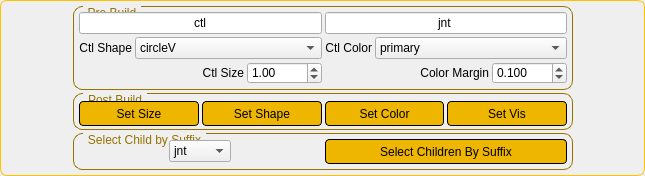
     <widget class="QGroupBox" name="groupBox">
      <property name="maximumSize">
       <size>
        <width>16777215</width>
        <height>220</height>
       </size>
      </property>
      <property name="styleSheet">
       <string notr="true">QGroupBox {
    border: 1px solid gray;
    border-radius: 7px;
    margin-top: 0.5em;
border-color:  rgb(255, 194, 0);
}

QGroupBox::title {
    subcontrol-origin: margin;
    left: 10px;
    padding: -5 3px 0 3px;
	color:  rgb(255, 194, 0);
}</string>
      </property>
      <property name="title">
       <string/>
      </property>
      <layout class="QGridLayout" name="gridLayout_56">
       <property name="leftMargin">
        <number>5</number>
       </property>
       <property name="topMargin">
        <number>5</number>
       </property>
       <property name="rightMargin">
        <number>5</number>
       </property>
       <property name="bottomMargin">
        <number>5</number>
       </property>
       <property name="spacing">
        <number>3</number>
       </property>
       <item row="0" column="2">
        <spacer name="horizontalSpacer_2">
         <property name="orientation">
          <enum>Qt::Horizontal</enum>
         </property>
         <property name="sizeHint" stdset="0">
          <size>
           <width>66</width>
           <height>20</height>
          </size>
         </property>
        </spacer>
       </item>
       <item row="0" column="1">
        <layout class="QGridLayout" name="gridLayout_9">
         <property name="spacing">
          <number>3</number>
         </property>
         <item row="0" column="0">
          <widget class="QGroupBox" name="groupBox_17">
           <property name="minimumSize">
            <size>
             <width>500</width>
             <height>0</height>
            </size>
           </property>
           <property name="styleSheet">
            <string notr="true">QGroupBox {
    border: 1px solid gray;
    border-radius: 9px;
    margin-top: 0.5em;
border-color:  rgb(150, 114, 0);
}

QGroupBox::title {
    subcontrol-origin: margin;
    left: 10px;
    padding: 0 3px 0 3px;
	color:  rgb(150, 114, 0);
}</string>
           </property>
           <property name="title">
            <string>Pre Build</string>
           </property>
           <layout class="QGridLayout" name="gridLayout_7">
            <property name="leftMargin">
             <number>5</number>
            </property>
            <property name="topMargin">
             <number>5</number>
            </property>
            <property name="rightMargin">
             <number>5</number>
            </property>
            <property name="bottomMargin">
             <number>5</number>
            </property>
            <property name="spacing">
             <number>3</number>
            </property>
            <item row="0" column="0">
             <layout class="QGridLayout" name="gridLayout_6">
              <property name="spacing">
               <number>3</number>
              </property>
              <item row="0" column="0">
               <widget class="QLineEdit" name="lne_globCtlSuffix">
                <property name="minimumSize">
                 <size>
                  <width>0</width>
                  <height>0</height>
                 </size>
                </property>
                <property name="text">
                 <string>ctl</string>
                </property>
                <property name="alignment">
                 <set>Qt::AlignCenter</set>
                </property>
                <property name="placeholderText">
                 <string>Ctl Suffix (optional)</string>
                </property>
               </widget>
              </item>
              <item row="0" column="1">
               <widget class="QLineEdit" name="lne_globJntSuffix">
                <property name="minimumSize">
                 <size>
                  <width>0</width>
                  <height>0</height>
                 </size>
                </property>
                <property name="text">
                 <string>jnt</string>
                </property>
                <property name="alignment">
                 <set>Qt::AlignCenter</set>
                </property>
                <property name="placeholderText">
                 <string>Joint Suffix (optional)</string>
                </property>
               </widget>
              </item>
              <item row="1" column="0">
               <layout class="QGridLayout" name="gridLayout_2">
                <property name="spacing">
                 <number>3</number>
                </property>
                <item row="0" column="0">
                 <widget class="QLabel" name="lbl_globCtlShape">
                  <property name="text">
                   <string>Ctl Shape</string>
                  </property>
                  <property name="alignment">
                   <set>Qt::AlignRight|Qt::AlignTrailing|Qt::AlignVCenter</set>
                  </property>
                 </widget>
                </item>
                <item row="0" column="1">
                 <widget class="QComboBox" name="cbo_globCtlShape">
                  <property name="sizePolicy">
                   <sizepolicy hsizetype="Expanding" vsizetype="Fixed">
                    <horstretch>0</horstretch>
                    <verstretch>0</verstretch>
                   </sizepolicy>
                  </property>
                  <property name="minimumSize">
                   <size>
                    <width>0</width>
                    <height>0</height>
                   </size>
                  </property>
                  <property name="maximumSize">
                   <size>
                    <width>16777215</width>
                    <height>16777215</height>
                   </size>
                  </property>
                  <property name="currentIndex">
                   <number>10</number>
                  </property>
                  <property name="maxVisibleItems">
                   <number>50</number>
                  </property>
                  <item>
                   <property name="text">
                    <string>sphere</string>
                   </property>
                  </item>
                  <item>
                   <property name="text">
                    <string>arrow</string>
                   </property>
                  </item>
                  <item>
                   <property name="text">
                    <string>arrowCurved</string>
                   </property>
                  </item>
                  <item>
                   <property name="text">
                    <string>arrowDouble</string>
                   </property>
                  </item>
                  <item>
                   <property name="text">
                    <string>arrowDoubleCurved</string>
                   </property>
                  </item>
                  <item>
                   <property name="text">
                    <string>arrowFour</string>
                   </property>
                  </item>
                  <item>
                   <property name="text">
                    <string>arrowFourCurved</string>
                   </property>
                  </item>
                  <item>
                   <property name="text">
                    <string>arrowStrike</string>
                   </property>
                  </item>
                  <item>
                   <property name="text">
                    <string>circle</string>
                   </property>
                  </item>
                  <item>
                   <property name="text">
                    <string>circleH</string>
                   </property>
                  </item>
                  <item>
                   <property name="text">
                    <string>circleV</string>
                   </property>
                  </item>
                  <item>
                   <property name="text">
                    <string>circularArrow</string>
                   </property>
                  </item>
                  <item>
                   <property name="text">
                    <string>chevron</string>
                   </property>
                  </item>
                  <item>
                   <property name="text">
                    <string>cross</string>
                   </property>
                  </item>
                  <item>
                   <property name="text">
                    <string>crossX</string>
                   </property>
                  </item>
                  <item>
                   <property name="text">
                    <string>cube</string>
                   </property>
                  </item>
                  <item>
                   <property name="text">
                    <string>diamond</string>
                   </property>
                  </item>
                  <item>
                   <property name="text">
                    <string>star</string>
                   </property>
                  </item>
                  <item>
                   <property name="text">
                    <string>star_8</string>
                   </property>
                  </item>
                  <item>
                   <property name="text">
                    <string>fourArrowCircle</string>
                   </property>
                  </item>
                  <item>
                   <property name="text">
                    <string>googleSign</string>
                   </property>
                  </item>
                  <item>
                   <property name="text">
                    <string>googleSignSharp</string>
                   </property>
                  </item>
                  <item>
                   <property name="text">
                    <string>joint</string>
                   </property>
                  </item>
                  <item>
                   <property name="text">
                    <string>locator</string>
                   </property>
                  </item>
                  <item>
                   <property name="text">
                    <string>locatorVolume</string>
                   </property>
                  </item>
                  <item>
                   <property name="text">
                    <string>lollipopCircle</string>
                   </property>
                  </item>
                  <item>
                   <property name="text">
                    <string>lollipopDouble</string>
                   </property>
                  </item>
                  <item>
                   <property name="text">
                    <string>lollipopFour</string>
                   </property>
                  </item>
                  <item>
                   <property name="text">
                    <string>lollipopSquare</string>
                   </property>
                  </item>
                  <item>
                   <property name="text">
                    <string>square</string>
                   </property>
                  </item>
                  <item>
                   <property name="text">
                    <string>triangle</string>
                   </property>
                  </item>
                 </widget>
                </item>
               </layout>
              </item>
              <item row="1" column="1">
               <layout class="QGridLayout" name="gridLayout_4">
                <property name="spacing">
                 <number>3</number>
                </property>
                <item row="0" column="0">
                 <widget class="QLabel" name="lbl_globCtlColor">
                  <property name="maximumSize">
                   <size>
                    <width>16777215</width>
                    <height>16777215</height>
                   </size>
                  </property>
                  <property name="text">
                   <string>Ctl Color</string>
                  </property>
                  <property name="alignment">
                   <set>Qt::AlignRight|Qt::AlignTrailing|Qt::AlignVCenter</set>
                  </property>
                 </widget>
                </item>
                <item row="0" column="1">
                 <widget class="QComboBox" name="cbo_globCtlColor">
                  <property name="sizePolicy">
                   <sizepolicy hsizetype="Expanding" vsizetype="Fixed">
                    <horstretch>0</horstretch>
                    <verstretch>0</verstretch>
                   </sizepolicy>
                  </property>
                  <property name="minimumSize">
                   <size>
                    <width>0</width>
                    <height>0</height>
                   </size>
                  </property>
                  <property name="maximumSize">
                   <size>
                    <width>16777215</width>
                    <height>16777215</height>
                   </size>
                  </property>
                  <property name="currentIndex">
                   <number>0</number>
                  </property>
                  <property name="maxVisibleItems">
                   <number>50</number>
                  </property>
                  <item>
                   <property name="text">
                    <string>primary</string>
                   </property>
                  </item>
                  <item>
                   <property name="text">
                    <string>secondary</string>
                   </property>
                  </item>
                  <item>
                   <property name="text">
                    <string>tertiary</string>
                   </property>
                  </item>
                  <item>
                   <property name="text">
                    <string>blue</string>
                   </property>
                  </item>
                  <item>
                   <property name="text">
                    <string>darkBlue</string>
                   </property>
                  </item>
                  <item>
                   <property name="text">
                    <string>lightBlue</string>
                   </property>
                  </item>
                  <item>
                   <property name="text">
                    <string>softBlue</string>
                   </property>
                  </item>
                  <item>
                   <property name="text">
                    <string>pastelBlue</string>
                   </property>
                  </item>
                  <item>
                   <property name="text">
                    <string>red</string>
                   </property>
                  </item>
                  <item>
                   <property name="text">
                    <string>darkRed</string>
                   </property>
                  </item>
                  <item>
                   <property name="text">
                    <string>lightRed</string>
                   </property>
                  </item>
                  <item>
                   <property name="text">
                    <string>pastelRed</string>
                   </property>
                  </item>
                  <item>
                   <property name="text">
                    <string>green</string>
                   </property>
                  </item>
                  <item>
                   <property name="text">
                    <string>darkGreen</string>
                   </property>
                  </item>
                  <item>
                   <property name="text">
                    <string>lightGreen</string>
                   </property>
                  </item>
                  <item>
                   <property name="text">
                    <string>blueGreen</string>
                   </property>
                  </item>
                  <item>
                   <property name="text">
                    <string>turquoise</string>
                   </property>
                  </item>
                  <item>
                   <property name="text">
                    <string>yellow</string>
                   </property>
                  </item>
                  <item>
                   <property name="text">
                    <string>yellowGreen</string>
                   </property>
                  </item>
                  <item>
                   <property name="text">
                    <string>lightYellow</string>
                   </property>
                  </item>
                  <item>
                   <property name="text">
                    <string>pastelYellow</string>
                   </property>
                  </item>
                  <item>
                   <property name="text">
                    <string>pink</string>
                   </property>
                  </item>
                  <item>
                   <property name="text">
                    <string>darkPink</string>
                   </property>
                  </item>
                  <item>
                   <property name="text">
                    <string>greyPink</string>
                   </property>
                  </item>
                  <item>
                   <property name="text">
                    <string>brown</string>
                   </property>
                  </item>
                  <item>
                   <property name="text">
                    <string>darkBrown</string>
                   </property>
                  </item>
                  <item>
                   <property name="text">
                    <string>lightBrown</string>
                   </property>
                  </item>
                  <item>
                   <property name="text">
                    <string>redBrown</string>
                   </property>
                  </item>
                  <item>
                   <property name="text">
                    <string>pastelBrown</string>
                   </property>
                  </item>
                  <item>
                   <property name="text">
                    <string>white</string>
                   </property>
                  </item>
                  <item>
                   <property name="text">
                    <string>black</string>
                   </property>
                  </item>
                  <item>
                   <property name="text">
                    <string>darkGrey</string>
                   </property>
                  </item>
                  <item>
                   <property name="text">
                    <string>lightGrey</string>
                   </property>
                  </item>
                 </widget>
                </item>
               </layout>
              </item>
              <item row="2" column="0">
               <layout class="QGridLayout" name="gridLayout_5">
                <property name="spacing">
                 <number>3</number>
                </property>
                <item row="0" column="0">
                 <widget class="QLabel" name="lbl_globCtlSize">
                  <property name="text">
                   <string>Ctl Size</string>
                  </property>
                  <property name="alignment">
                   <set>Qt::AlignRight|Qt::AlignTrailing|Qt::AlignVCenter</set>
                  </property>
                 </widget>
                </item>
                <item row="0" column="1">
                 <widget class="QDoubleSpinBox" name="spn_globCtlSize">
                  <property name="sizePolicy">
                   <sizepolicy hsizetype="Expanding" vsizetype="Fixed">
                    <horstretch>0</horstretch>
                    <verstretch>0</verstretch>
                   </sizepolicy>
                  </property>
                  <property name="minimumSize">
                   <size>
                    <width>0</width>
                    <height>0</height>
                   </size>
                  </property>
                  <property name="maximumSize">
                   <size>
                    <width>75</width>
                    <height>16777215</height>
                   </size>
                  </property>
                  <property name="decimals">
                   <number>2</number>
                  </property>
                  <property name="maximum">
                   <double>1000.000000000000000</double>
                  </property>
                  <property name="singleStep">
                   <double>0.100000000000000</double>
                  </property>
                  <property name="value">
                   <double>1.000000000000000</double>
                  </property>
                 </widget>
                </item>
               </layout>
              </item>
              <item row="2" column="1">
               <layout class="QGridLayout" name="gridLayout">
                <property name="spacing">
                 <number>3</number>
                </property>
                <item row="0" column="0">
                 <widget class="QLabel" name="lbl_globAutoColorMargin">
                  <property name="text">
                   <string>Color Margin</string>
                  </property>
                  <property name="alignment">
                   <set>Qt::AlignRight|Qt::AlignTrailing|Qt::AlignVCenter</set>
                  </property>
                 </widget>
                </item>
                <item row="0" column="1">
                 <widget class="QDoubleSpinBox" name="spn_globAutoColorMargin">
                  <property name="maximumSize">
                   <size>
                    <width>75</width>
                    <height>16777215</height>
                   </size>
                  </property>
                  <property name="toolTip">
                   <string>Distance +/- along global X</string>
                  </property>
                  <property name="decimals">
                   <number>3</number>
                  </property>
                  <property name="value">
                   <double>0.100000000000000</double>
                  </property>
                 </widget>
                </item>
               </layout>
              </item>
             </layout>
            </item>
           </layout>
          </widget>
         </item>
         <item row="1" column="0">
          <widget class="QGroupBox" name="groupBox_31">
           <property name="enabled">
            <bool>true</bool>
           </property>
           <property name="sizePolicy">
            <sizepolicy hsizetype="Preferred" vsizetype="Expanding">
             <horstretch>0</horstretch>
             <verstretch>0</verstretch>
            </sizepolicy>
           </property>
           <property name="minimumSize">
            <size>
             <width>120</width>
             <height>0</height>
            </size>
           </property>
           <property name="maximumSize">
            <size>
             <width>16777215</width>
             <height>50</height>
            </size>
           </property>
           <property name="styleSheet">
            <string notr="true">QGroupBox {
    border: 1px solid gray;
    border-radius: 9px;
    margin-top: 0.5em;
border-color:  rgb(150, 114, 0);
}

QGroupBox::title {
    subcontrol-origin: margin;
    left: 10px;
    padding: 0 3px 0 3px;
	color:  rgb(150, 114, 0);
}</string>
           </property>
           <property name="title">
            <string>Post Build</string>
           </property>
           <layout class="QGridLayout" name="gridLayout_8">
            <property name="leftMargin">
             <number>5</number>
            </property>
            <property name="topMargin">
             <number>5</number>
            </property>
            <property name="rightMargin">
             <number>5</number>
            </property>
            <property name="bottomMargin">
             <number>5</number>
            </property>
            <property name="spacing">
             <number>3</number>
            </property>
            <item row="0" column="0">
             <layout class="QGridLayout" name="gridLayout_3">
              <property name="spacing">
               <number>3</number>
              </property>
              <item row="0" column="2">
               <widget class="QPushButton" name="btn_setCtlColor">
                <property name="minimumSize">
                 <size>
                  <width>0</width>
                  <height>25</height>
                 </size>
                </property>
                <property name="maximumSize">
                 <size>
                  <width>16777215</width>
                  <height>20</height>
                 </size>
                </property>
                <property name="toolTip">
                 <string>Set selected ctrl(s) color from Global setting</string>
                </property>
                <property name="styleSheet">
                 <string notr="true">QPushButton{
border-style: solid;
border-color: black;
border-width: 1px;
border-radius: 4px;
background-color: rgb(239, 182, 0);
color: rgb(0, 0, 0);
}
QPushButton:hover {   
border-style: solid;
border-color: black;
border-width: 1px;
border-radius: 4px;
background-color: rgb(255, 195, 0);
color: rgb(0, 0, 0);
}</string>
                </property>
                <property name="text">
                 <string>Set Color</string>
                </property>
               </widget>
              </item>
              <item row="0" column="0">
               <widget class="QPushButton" name="btn_setCtlSize">
                <property name="minimumSize">
                 <size>
                  <width>0</width>
                  <height>25</height>
                 </size>
                </property>
                <property name="maximumSize">
                 <size>
                  <width>16777215</width>
                  <height>20</height>
                 </size>
                </property>
                <property name="toolTip">
                 <string>Set selected ctrl(s) size from Global setting</string>
                </property>
                <property name="styleSheet">
                 <string notr="true">QPushButton{
border-style: solid;
border-color: black;
border-width: 1px;
border-radius: 4px;
background-color: rgb(239, 182, 0);
color: rgb(0, 0, 0);
}
QPushButton:hover {   
border-style: solid;
border-color: black;
border-width: 1px;
border-radius: 4px;
background-color: rgb(255, 195, 0);
color: rgb(0, 0, 0);
}</string>
                </property>
                <property name="text">
                 <string>Set Size</string>
                </property>
               </widget>
              </item>
              <item row="0" column="1">
               <widget class="QPushButton" name="btn_setCtlShape">
                <property name="minimumSize">
                 <size>
                  <width>0</width>
                  <height>25</height>
                 </size>
                </property>
                <property name="maximumSize">
                 <size>
                  <width>16777215</width>
                  <height>20</height>
                 </size>
                </property>
                <property name="toolTip">
                 <string>Set selected ctrl(s) shape from Global setting</string>
                </property>
                <property name="styleSheet">
                 <string notr="true">QPushButton{
border-style: solid;
border-color: black;
border-width: 1px;
border-radius: 4px;
background-color: rgb(239, 182, 0);
color: rgb(0, 0, 0);
}
QPushButton:hover {   
border-style: solid;
border-color: black;
border-width: 1px;
border-radius: 4px;
background-color: rgb(255, 195, 0);
color: rgb(0, 0, 0);
}</string>
                </property>
                <property name="text">
                 <string>Set Shape</string>
                </property>
               </widget>
              </item>
              <item row="0" column="3">
               <widget class="QPushButton" name="btn_setCtlVis">
                <property name="minimumSize">
                 <size>
                  <width>0</width>
                  <height>25</height>
                 </size>
                </property>
                <property name="maximumSize">
                 <size>
                  <width>16777215</width>
                  <height>20</height>
                 </size>
                </property>
                <property name="toolTip">
                 <string>Set ctrl(s) visibility to Head UI Host attrs</string>
                </property>
                <property name="styleSheet">
                 <string notr="true">QPushButton{
border-style: solid;
border-color: black;
border-width: 1px;
border-radius: 4px;
background-color: rgb(239, 182, 0);
color: rgb(0, 0, 0);
}
QPushButton:hover {   
border-style: solid;
border-color: black;
border-width: 1px;
border-radius: 4px;
background-color: rgb(255, 195, 0);
color: rgb(0, 0, 0);
}</string>
                </property>
                <property name="text">
                 <string>Set Vis</string>
                </property>
               </widget>
              </item>
             </layout>
            </item>
           </layout>
          </widget>
         </item>
        </layout>
       </item>
       <item row="0" column="0">
        <spacer name="horizontalSpacer">
         <property name="orientation">
          <enum>Qt::Horizontal</enum>
         </property>
         <property name="sizeHint" stdset="0">
          <size>
           <width>67</width>
           <height>20</height>
          </size>
         </property>
        </spacer>
       </item>
       <item row="1" column="1">
        <widget class="QGroupBox" name="groupBox_35">
         <property name="minimumSize">
          <size>
           <width>150</width>
           <height>0</height>
          </size>
         </property>
         <property name="maximumSize">
          <size>
           <width>16777215</width>
           <height>50</height>
          </size>
         </property>
         <property name="styleSheet">
          <string notr="true">QGroupBox {
    border: 1px solid gray;
    border-radius: 9px;
    margin-top: 0.5em;
border-color:  rgb(150, 114, 0);
}

QGroupBox::title {
    subcontrol-origin: margin;
    left: 10px;
    padding: 0 3px 0 3px;
	color:  rgb(150, 114, 0);
}</string>
         </property>
         <property name="title">
          <string>Select Child by Suffix</string>
         </property>
         <layout class="QGridLayout" name="gridLayout_115">
          <property name="leftMargin">
           <number>5</number>
          </property>
          <property name="topMargin">
           <number>5</number>
          </property>
          <property name="rightMargin">
           <number>5</number>
          </property>
          <property name="bottomMargin">
           <number>5</number>
          </property>
          <property name="spacing">
           <number>3</number>
          </property>
          <item row="0" column="1">
           <widget class="QPushButton" name="btn_selBySuffix">
            <property name="minimumSize">
             <size>
              <width>180</width>
              <height>25</height>
             </size>
            </property>
            <property name="toolTip">
             <string>Select edge loop on headCut mesh to create deformers for Lashes. Or select old Lash curve to rebuild.</string>
            </property>
            <property name="styleSheet">
             <string notr="true">QPushButton{
border-style: solid;
border-color: black;
border-width: 1px;
border-radius: 4px;
background-color: rgb(239, 182, 0);
color: rgb(0, 0, 0);
}
QPushButton:hover {   
border-style: solid;
border-color: black;
border-width: 1px;
border-radius: 4px;
background-color: rgb(255, 195, 0);
color: rgb(0, 0, 0);
}</string>
            </property>
            <property name="text">
             <string>Select Children By Suffix</string>
            </property>
           </widget>
          </item>
          <item row="0" column="0" alignment="Qt::AlignHCenter">
           <widget class="QComboBox" name="cbo_selSuffix">
            <property name="styleSheet">
             <string notr="true"/>
            </property>
            <item>
             <property name="text">
              <string>jnt</string>
             </property>
            </item>
            <item>
             <property name="text">
              <string>ctl</string>
             </property>
            </item>
            <item>
             <property name="text">
              <string>bfr</string>
             </property>
            </item>
            <item>
             <property name="text">
              <string>ctlRef</string>
             </property>
            </item>
            <item>
             <property name="text">
              <string>spljnt</string>
             </property>
            </item>
            <item>
             <property name="text">
              <string>bind</string>
             </property>
            </item>
            <item>
             <property name="text">
              <string>anim</string>
             </property>
            </item>
            <item>
             <property name="text">
              <string>cns</string>
             </property>
            </item>
            <item>
             <property name="text">
              <string>off</string>
             </property>
            </item>
            <item>
             <property name="text">
              <string>root</string>
             </property>
            </item>
            <item>
             <property name="text">
              <string>grp</string>
             </property>
            </item>
           </widget>
          </item>
         </layout>
        </widget>
       </item>
      </layout>
     </widget>
